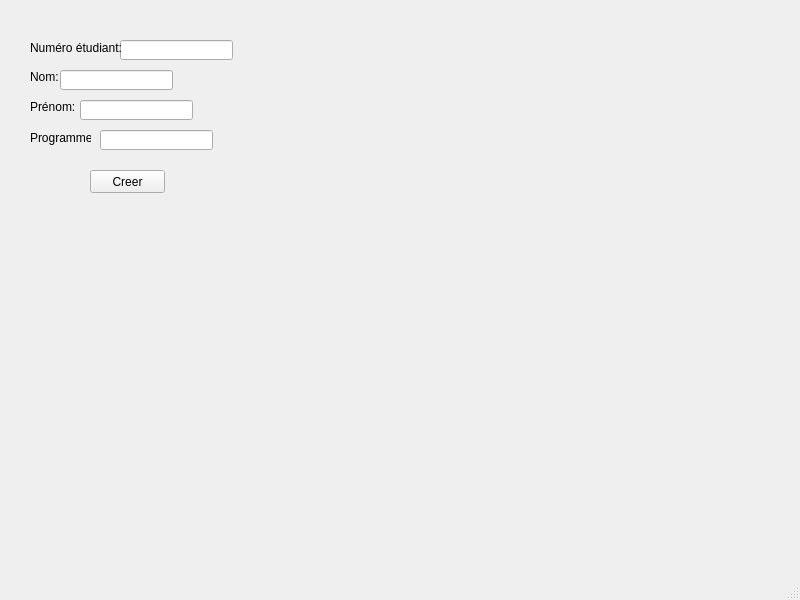
<?xml version="1.0" encoding="UTF-8"?>
<ui version="4.0">
 <class>MainWindow</class>
 <widget class="QMainWindow" name="MainWindow">
  <property name="geometry">
   <rect>
    <x>0</x>
    <y>0</y>
    <width>800</width>
    <height>600</height>
   </rect>
  </property>
  <property name="windowTitle">
   <string>MainWindow</string>
  </property>
  <widget class="QWidget" name="centralwidget">
   <widget class="QLineEdit" name="lineEdit_num_etudiant">
    <property name="geometry">
     <rect>
      <x>120</x>
      <y>40</y>
      <width>113</width>
      <height>20</height>
     </rect>
    </property>
   </widget>
   <widget class="QLabel" name="label_num_etudiant">
    <property name="geometry">
     <rect>
      <x>30</x>
      <y>40</y>
      <width>91</width>
      <height>16</height>
     </rect>
    </property>
    <property name="text">
     <string>Numéro étudiant:</string>
    </property>
   </widget>
   <widget class="QLineEdit" name="lineEdit_nom">
    <property name="geometry">
     <rect>
      <x>60</x>
      <y>70</y>
      <width>113</width>
      <height>20</height>
     </rect>
    </property>
   </widget>
   <widget class="QLabel" name="label_nom">
    <property name="geometry">
     <rect>
      <x>30</x>
      <y>70</y>
      <width>47</width>
      <height>13</height>
     </rect>
    </property>
    <property name="text">
     <string>Nom:</string>
    </property>
   </widget>
   <widget class="QLineEdit" name="lineEdit_prenom">
    <property name="geometry">
     <rect>
      <x>80</x>
      <y>100</y>
      <width>113</width>
      <height>20</height>
     </rect>
    </property>
   </widget>
   <widget class="QLabel" name="label_prenom">
    <property name="geometry">
     <rect>
      <x>30</x>
      <y>100</y>
      <width>47</width>
      <height>13</height>
     </rect>
    </property>
    <property name="text">
     <string>Prénom:</string>
    </property>
   </widget>
   <widget class="QLineEdit" name="lineEdit_programme">
    <property name="geometry">
     <rect>
      <x>100</x>
      <y>130</y>
      <width>113</width>
      <height>20</height>
     </rect>
    </property>
   </widget>
   <widget class="QLabel" name="label_programme">
    <property name="geometry">
     <rect>
      <x>30</x>
      <y>130</y>
      <width>61</width>
      <height>16</height>
     </rect>
    </property>
    <property name="text">
     <string>Programme:</string>
    </property>
   </widget>
   <widget class="QPushButton" name="pushButton_creer_objet">
    <property name="geometry">
     <rect>
      <x>90</x>
      <y>170</y>
      <width>75</width>
      <height>23</height>
     </rect>
    </property>
    <property name="text">
     <string>Creer</string>
    </property>
   </widget>
   <widget class="QLabel" name="label_affichage">
    <property name="geometry">
     <rect>
      <x>280</x>
      <y>40</y>
      <width>261</width>
      <height>151</height>
     </rect>
    </property>
    <property name="text">
     <string/>
    </property>
   </widget>
  </widget>
  <widget class="QMenuBar" name="menubar">
   <property name="geometry">
    <rect>
     <x>0</x>
     <y>0</y>
     <width>800</width>
     <height>21</height>
    </rect>
   </property>
  </widget>
  <widget class="QStatusBar" name="statusbar"/>
 </widget>
 <resources/>
 <connections/>
</ui>
